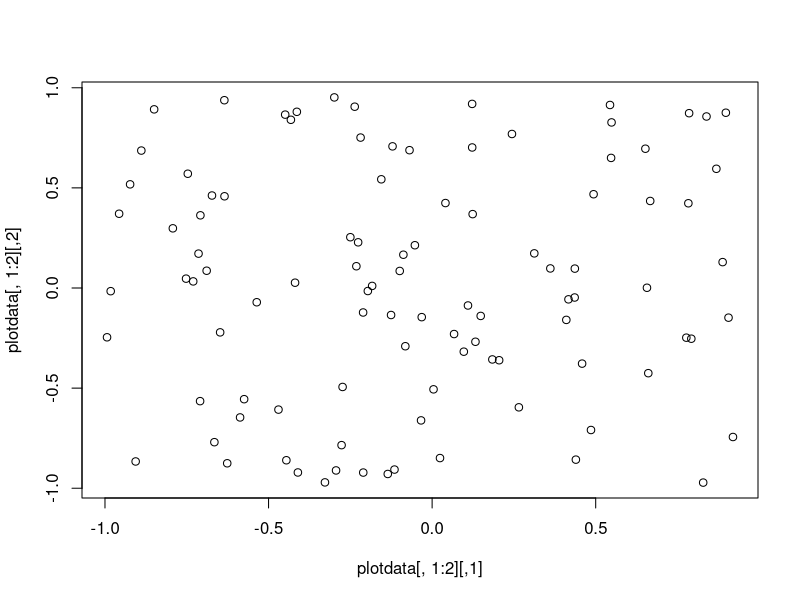
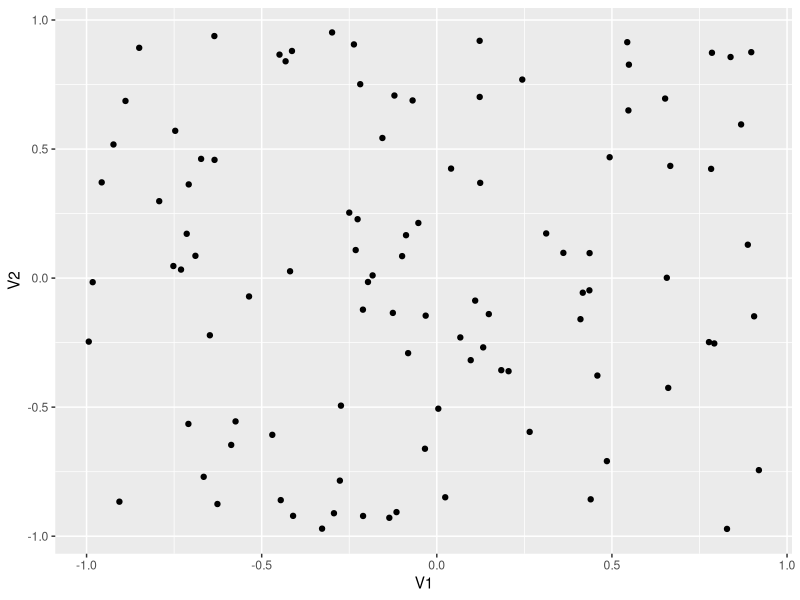

These figures' R source, in order:
mydata <- matrix(runif(30000,-1,1),10000,3)
laoqing <- mean(mydata[,1])

yourdata <- mydata
for(i in 1:nrow(yourdata)){
  yourdata[i,] <- scale(mydata[i,])
}

plotdata <- mydata[1:100,]
plot(plotdata[,1:2])

ggdata <- as.data.frame(plotdata)
library(ggplot2)
ggplot(data = ggdata, aes(x = V1, y = V2)) + geom_point()
